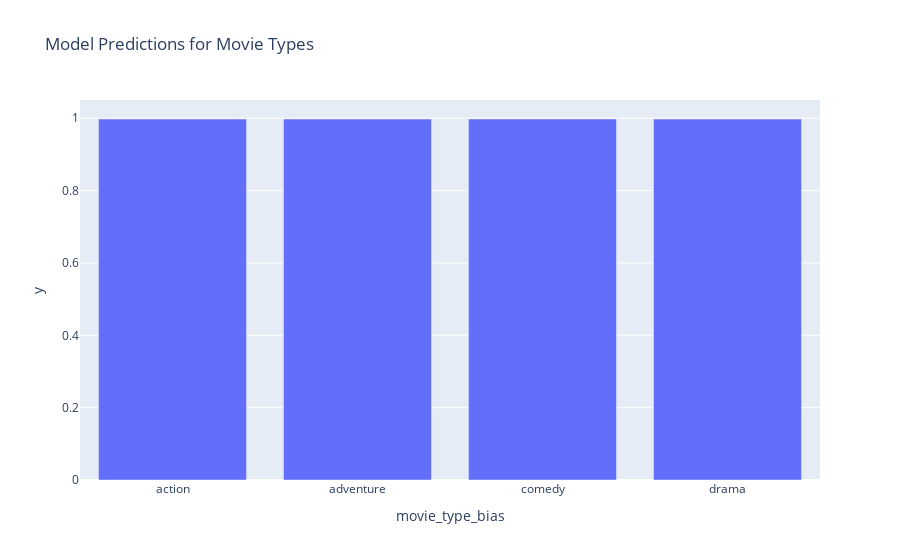

Here is the notebook cell this chart was saved with:
### Code cell
fig = px.bar(grouped_by_genre, x=grouped_by_genre.index, y=grouped_by_genre.values, title='Model Predictions for Movie Types')
fig.show()

### Figure 1 — Plotly figure (JSON) as saved in the notebook; plotly's stock layout.template omitted (floating-point values rounded to 4 significant figures)
{"data": [{"alignmentgroup": "True", "hovertemplate": "movie_type_bias=%{x}<br>y=%{y}<extra></extra>", "legendgroup": "", "marker": {"color": "#636efa", "pattern": {"shape": ""}}, "name": "", "offsetgroup": "", "orientation": "v", "showlegend": false, "textposition": "auto", "type": "bar", "x": ["action", "adventure", "comedy", "drama"], "xaxis": "x", "y": [0.9978, 0.9978, 0.9979, 0.9977], "yaxis": "y"}], "layout": {"barmode": "relative", "legend": {"tracegroupgap": 0}, "title": {"text": "Model Predictions for Movie Types"}, "xaxis": {"anchor": "y", "domain": [0, 1], "title": {"text": "movie_type_bias"}}, "yaxis": {"anchor": "x", "domain": [0, 1], "title": {"text": "y"}}}}
